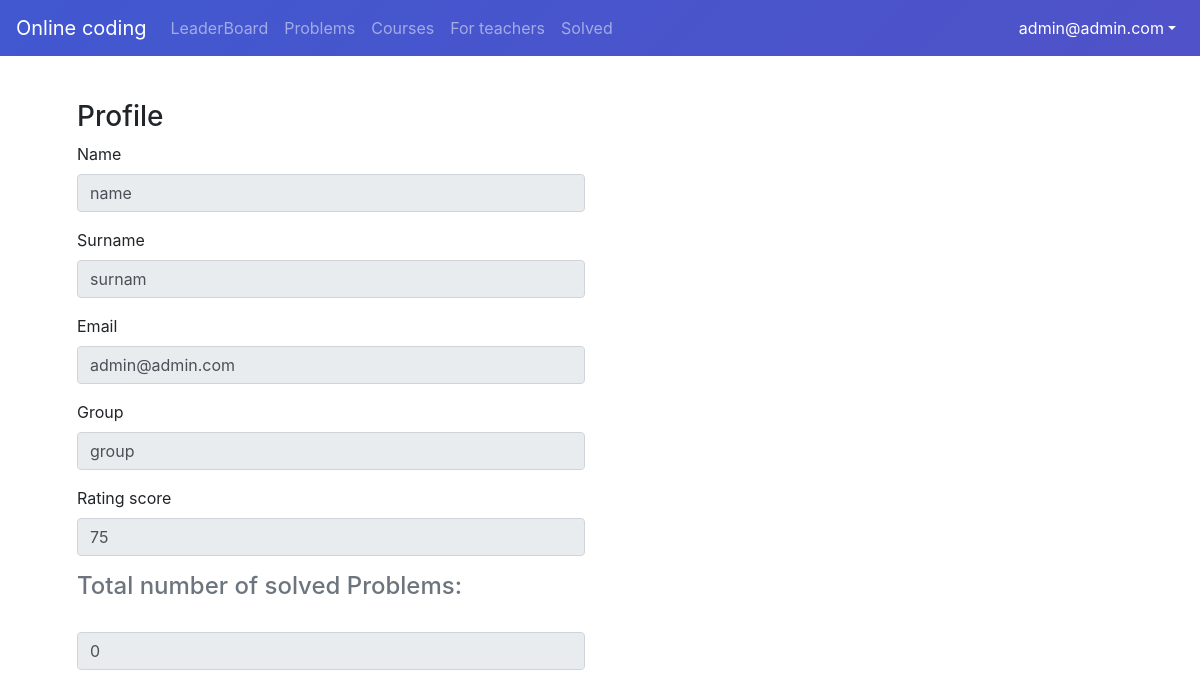
Page /profile (signed in) on the committed database.
### user/models.py (models this page shows, shortened)
class User(AbstractBaseUser, PermissionsMixin):
    id = models.UUIDField(primary_key=True, default=uuid.uuid4, editable=False)
    first_name = models.CharField(max_length=32)
    surname = models.CharField(max_length=32)
    group = models.CharField(max_length=32)
    role = models.IntegerField(choices=ROLE_CHOICES, default=0)
    is_active = models.BooleanField(default=True)
    is_staff = models.BooleanField(default=False)
    email = models.EmailField(max_length=255, unique=True)
    rating = models.IntegerField(default=0)
    objects = UserManager()
    USERNAME_FIELD = 'email'

class Student(models.Model):
    user = models.OneToOneField(User, on_delete=models.CASCADE, primary_key=True)
    rating = models.IntegerField(default=0)
    teacher = models.ForeignKey('Teacher', on_delete=models.CASCADE, null=True)

### api/views.py (the view)
# urls.py: path('profile', profile, name='profile'),
def profile(request):
    if request.method == 'GET':
        if request.user.is_authenticated:
            user = Student.objects.all().filter(user=request.user).first()
            if not user:
                user = Teacher.objects.all().filter(user=request.user).first()
            problems = ProgrammingTaskSolution.objects.all().filter(author=request.user)
            return render(request, 'onlineCoding/profile.html', {'user': user, 'problems': len(problems)})
        else:
            return render(request, 'onlineCoding/404.html')

### templates/onlineCoding/profile.html (shortened to what this page needs)
{% extends 'onlineCoding/base.html' %}
{% block content %}
    <div class="container">
        <div class="row">
            <div class="col-md-12">
                <div class="panel panel-default">
                    <div class="panel-heading col-6">
                        <h3 class="panel-title">Profile</h3>
                    </div>
                    <div class="panel-body col-6">
                        <form action="/base" method="post">
                            <div class="form-group">
                                <label for="name">Name</label>
                                <input type="text" name="name" id="name" class="form-control"
                                       value="{{ user.user.first_name }}" disabled>
                            </div>
                            <div class="form-group">
                                <label for="surname">Surname</label>
                                <input type="text" name="surname" id="surname" class="form-control"
                                       value="{{ user.user.surname }}" disabled>
                            </div>
                            <div class="form-group">
                                <label for="email">Email</label>
                                <input type="email" name="email" id="email" class="form-control"
                                       value="{{ user.user.email }}" disabled>
                            </div>
                            <div class="form-group">
                                <label for="group">Group</label>
                                <input type="text" name="group" id="group" class="form-control"
                                       value="{{ user.user.group }}" disabled>
                            </div>
                            <div class="form-group">
                                <label for="group">Rating score</label>
                                <input type="number" id="group" class="form-control"
                                       value="{{ user.rating }}" disabled>
                            </div>
                            <div class="text-muted"><h4>Total number of solved Problems:</h4></div>
                                <div class="form-group">
                                    <input type="number" id="group" class="form-control"
                                           value="{{ problems }}" disabled>
                                </div>
                        </form>
                    </div>
                </div>
            </div>
        </div>
    </div>
{% endblock %}

### templates/onlineCoding/base.html (shortened to what this page needs)
<!DOCTYPE html>
<html lang="en">
<head>
    {% load static %}
    <link rel="stylesheet" href="https://cdn.jsdelivr.net/npm/bootstrap@4.6.1/dist/css/bootstrap.min.css"
>
    <link rel="stylesheet" href="{% static 'onlineCoding/css/style.css' %}">
</head>
<body>
<nav class="navbar navbar-expand-md fixed-top navbar-dark bg-purple-gradient">
    <a class="navbar-brand" href="#">Online coding</a>
    {% with request.resolver_match.url_name as url_name %}
        <div class="navbar-collapse offcanvas-collapse" id="navbarsExampleDefault">
            <ul class="navbar-nav mr-auto">
                <li class="nav-item {% if url_name == 'leaderboard' %} active {% endif %}">
                    <a class="nav-link" href="/leaderboard">LeaderBoard <span class="sr-only">(current)</span></a>
                </li>
                <li class="nav-item {% if url_name == 'problems' %} active {% endif %}">
                    <a class="nav-link" href="/problems">Problems</a>
                </li>
                <li class="nav-item {% if url_name == 'courses' %} active {% endif %}">
                    <a class="nav-link" href="/courses">Courses</a>
                </li>
                <li class="nav-item {% if url_name == 'teacher' %} active {% endif %}">
                    <a class="nav-link" href="/teacher">For teachers</a>
                </li>
                <li class="nav-item {% if url_name == 'solved' %} active {% endif %}">
                    <a class="nav-link" href="/solved">Solved</a>
                </li>
            </ul>
            <ul class="navbar-nav">
                {% if request.user.is_authenticated %}
                    <li class="nav-item dropdown {% if url_name == 'profile' %} active {% endif %}">
                        <a class="nav-link dropdown-toggle" href="#" id="dropdown01" data-toggle="dropdown"
                           aria-haspopup="true" aria-expanded="false">{{ request.user }}</a>
                    </li>
                {% else %}
                    <li class="nav-item">
                        <span><a class="nav-link" href="/login">Login</a></span>
                    </li>
                {% endif %}
            </ul>
        </div>
    {% endwith %}
</nav>
    <br>
    <br>
    <br>
    <br>
<main role="main" class="container">
    {% block content %}
    {% endblock %}
</main>
</body>
</html>

### static/onlineCoding/css/style.css (style rules this page uses)
.bg-purple-gradient { background-color: #4158D0; background-image: linear-gradient(135deg, #4158D0 0%, #5052c8 100%); }
body, html { height: auto; }
.container { padding: 2px 16px; }

### rows in the picture
User: user "admin@admin.com"
Student: name "name", surname "surnam", email "admin@admin.com", group "group", rating "75"
